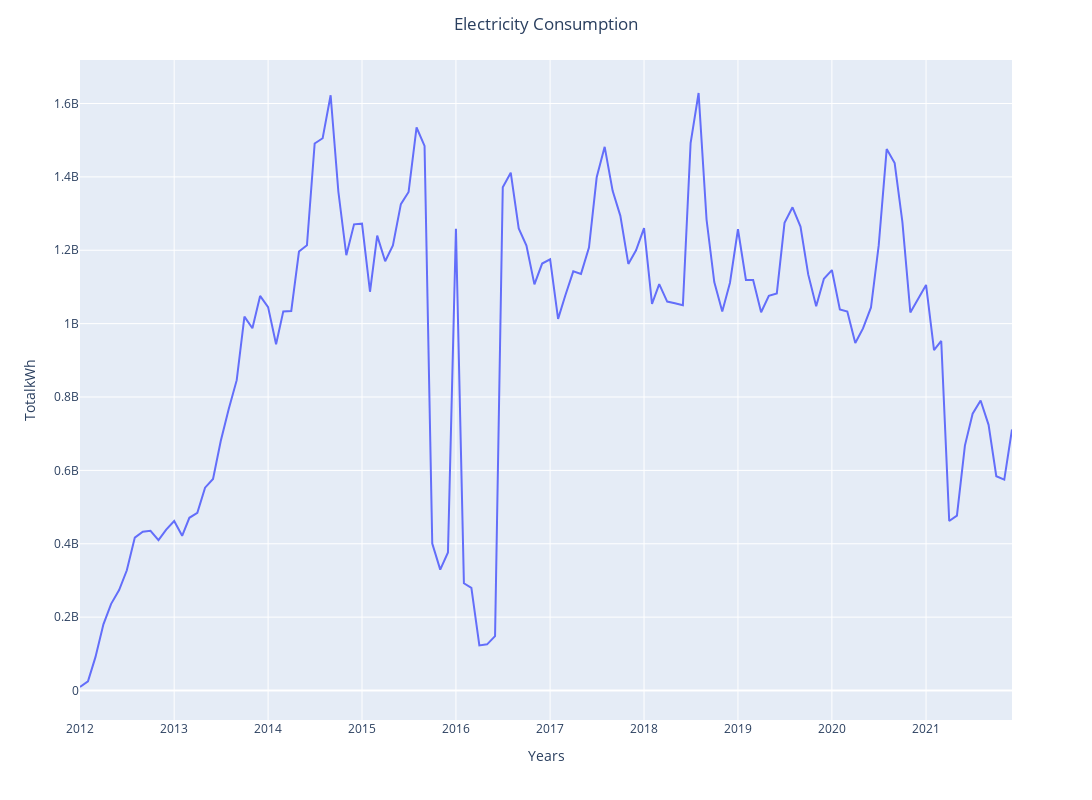

Notebook code for this chart:
### Code cell
fig = px.line(elect_years, x="Full_date", y="TotalkWh",
              labels={
                     "Full_date": "Years"
                 })

title_string = 'Electricity Consumption'
fig.update_layout(height=800,width=2000, title=title_string, title_x=0.5)
fig.show()
